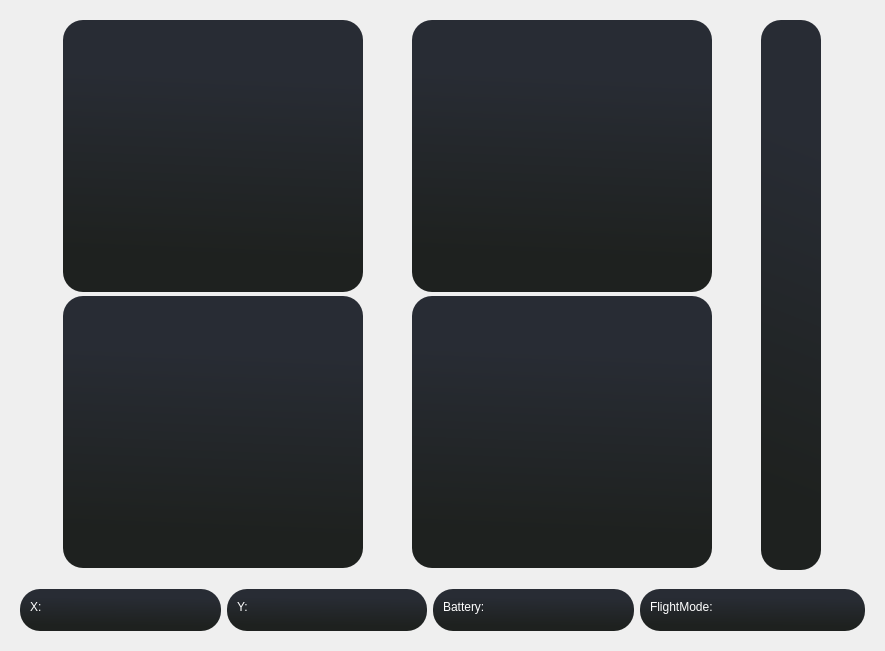
<?xml version="1.0" encoding="UTF-8"?>
<ui version="4.0">
 <class>IndicatorsPage</class>
 <widget class="QWidget" name="IndicatorsPage">
  <property name="geometry">
   <rect>
    <x>0</x>
    <y>0</y>
    <width>885</width>
    <height>651</height>
   </rect>
  </property>
  <property name="minimumSize">
   <size>
    <width>700</width>
    <height>650</height>
   </size>
  </property>
  <property name="windowTitle">
   <string>Form</string>
  </property>
  <property name="styleSheet">
   <string notr="true">QFrame{background-color: qlineargradient(spread:pad, x1:0.5, y1:1, x2:0.542, y2:0.0283636, stop:0.133663 rgba(30, 33, 31, 255), stop:0.816832 rgba(40, 44, 52, 255));
border-radius: 20px;
border: 0px, solid, black;
color: #ffffff;
}
QLabel{background-color: transparent;}</string>
  </property>
  <layout class="QVBoxLayout" name="verticalLayout">
   <item>
    <widget class="QWidget" name="widget" native="true">
     <property name="sizePolicy">
      <sizepolicy hsizetype="Expanding" vsizetype="Expanding">
       <horstretch>0</horstretch>
       <verstretch>0</verstretch>
      </sizepolicy>
     </property>
     <property name="minimumSize">
      <size>
       <width>600</width>
       <height>400</height>
      </size>
     </property>
     <property name="styleSheet">
      <string notr="true"/>
     </property>
     <layout class="QGridLayout" name="gridLayout">
      <item row="1" column="0">
       <widget class="QFrame" name="Direction">
        <property name="sizePolicy">
         <sizepolicy hsizetype="Fixed" vsizetype="Fixed">
          <horstretch>0</horstretch>
          <verstretch>0</verstretch>
         </sizepolicy>
        </property>
        <property name="minimumSize">
         <size>
          <width>272</width>
          <height>272</height>
         </size>
        </property>
        <property name="maximumSize">
         <size>
          <width>300</width>
          <height>16777215</height>
         </size>
        </property>
        <property name="styleSheet">
         <string notr="true"/>
        </property>
        <property name="frameShape">
         <enum>QFrame::StyledPanel</enum>
        </property>
        <property name="frameShadow">
         <enum>QFrame::Raised</enum>
        </property>
        <widget class="QLabel" name="direction_label">
         <property name="geometry">
          <rect>
           <x>20</x>
           <y>8</y>
           <width>256</width>
           <height>256</height>
          </rect>
         </property>
         <property name="sizePolicy">
          <sizepolicy hsizetype="Expanding" vsizetype="Expanding">
           <horstretch>1</horstretch>
           <verstretch>1</verstretch>
          </sizepolicy>
         </property>
         <property name="minimumSize">
          <size>
           <width>256</width>
           <height>256</height>
          </size>
         </property>
         <property name="maximumSize">
          <size>
           <width>16777215</width>
           <height>16777215</height>
          </size>
         </property>
         <property name="sizeIncrement">
          <size>
           <width>1</width>
           <height>1</height>
          </size>
         </property>
         <property name="mouseTracking">
          <bool>false</bool>
         </property>
         <property name="frameShape">
          <enum>QFrame::Box</enum>
         </property>
         <property name="frameShadow">
          <enum>QFrame::Plain</enum>
         </property>
         <property name="midLineWidth">
          <number>0</number>
         </property>
         <property name="text">
          <string/>
         </property>
         <property name="pixmap">
          <pixmap resource="../assets/IndicatorsPNG.qrc">:/meters/Gyrometre.png</pixmap>
         </property>
         <property name="scaledContents">
          <bool>true</bool>
         </property>
         <property name="alignment">
          <set>Qt::AlignCenter</set>
         </property>
         <property name="indent">
          <number>-1</number>
         </property>
        </widget>
        <widget class="QLabel" name="direction_needle">
         <property name="geometry">
          <rect>
           <x>20</x>
           <y>8</y>
           <width>252</width>
           <height>252</height>
          </rect>
         </property>
         <property name="styleSheet">
          <string notr="true">background-color: transparent</string>
         </property>
         <property name="text">
          <string/>
         </property>
         <property name="pixmap">
          <pixmap resource="../assets/IndicatorsPNG.qrc">:/needles/Plane.png</pixmap>
         </property>
         <property name="scaledContents">
          <bool>false</bool>
         </property>
         <property name="alignment">
          <set>Qt::AlignCenter</set>
         </property>
        </widget>
       </widget>
      </item>
      <item row="0" column="0">
       <widget class="QFrame" name="Speedometer">
        <property name="sizePolicy">
         <sizepolicy hsizetype="Preferred" vsizetype="Fixed">
          <horstretch>0</horstretch>
          <verstretch>0</verstretch>
         </sizepolicy>
        </property>
        <property name="minimumSize">
         <size>
          <width>272</width>
          <height>272</height>
         </size>
        </property>
        <property name="maximumSize">
         <size>
          <width>300</width>
          <height>16777215</height>
         </size>
        </property>
        <property name="frameShape">
         <enum>QFrame::StyledPanel</enum>
        </property>
        <property name="frameShadow">
         <enum>QFrame::Raised</enum>
        </property>
        <widget class="QLabel" name="speed_label">
         <property name="geometry">
          <rect>
           <x>20</x>
           <y>8</y>
           <width>256</width>
           <height>256</height>
          </rect>
         </property>
         <property name="sizePolicy">
          <sizepolicy hsizetype="Expanding" vsizetype="Expanding">
           <horstretch>1</horstretch>
           <verstretch>1</verstretch>
          </sizepolicy>
         </property>
         <property name="minimumSize">
          <size>
           <width>256</width>
           <height>256</height>
          </size>
         </property>
         <property name="maximumSize">
          <size>
           <width>16777215</width>
           <height>16777215</height>
          </size>
         </property>
         <property name="sizeIncrement">
          <size>
           <width>1</width>
           <height>1</height>
          </size>
         </property>
         <property name="mouseTracking">
          <bool>false</bool>
         </property>
         <property name="frameShape">
          <enum>QFrame::Box</enum>
         </property>
         <property name="frameShadow">
          <enum>QFrame::Plain</enum>
         </property>
         <property name="midLineWidth">
          <number>0</number>
         </property>
         <property name="text">
          <string/>
         </property>
         <property name="pixmap">
          <pixmap resource="../assets/IndicatorsPNG.qrc">:/meters/Speedometer.png</pixmap>
         </property>
         <property name="scaledContents">
          <bool>true</bool>
         </property>
         <property name="alignment">
          <set>Qt::AlignCenter</set>
         </property>
         <property name="indent">
          <number>-1</number>
         </property>
        </widget>
        <widget class="QLabel" name="speed_needle">
         <property name="geometry">
          <rect>
           <x>20</x>
           <y>8</y>
           <width>256</width>
           <height>256</height>
          </rect>
         </property>
         <property name="styleSheet">
          <string notr="true">background-color: transparent</string>
         </property>
         <property name="text">
          <string/>
         </property>
         <property name="pixmap">
          <pixmap resource="../assets/IndicatorsPNG.qrc">:/needles/needle.png</pixmap>
         </property>
         <property name="scaledContents">
          <bool>false</bool>
         </property>
         <property name="alignment">
          <set>Qt::AlignCenter</set>
         </property>
        </widget>
       </widget>
      </item>
      <item row="1" column="1">
       <widget class="QFrame" name="Vspeedometer">
        <property name="sizePolicy">
         <sizepolicy hsizetype="Preferred" vsizetype="Fixed">
          <horstretch>0</horstretch>
          <verstretch>0</verstretch>
         </sizepolicy>
        </property>
        <property name="minimumSize">
         <size>
          <width>272</width>
          <height>272</height>
         </size>
        </property>
        <property name="maximumSize">
         <size>
          <width>300</width>
          <height>16777215</height>
         </size>
        </property>
        <property name="frameShape">
         <enum>QFrame::StyledPanel</enum>
        </property>
        <property name="frameShadow">
         <enum>QFrame::Raised</enum>
        </property>
        <widget class="QLabel" name="vspeed_label">
         <property name="geometry">
          <rect>
           <x>20</x>
           <y>8</y>
           <width>256</width>
           <height>256</height>
          </rect>
         </property>
         <property name="sizePolicy">
          <sizepolicy hsizetype="Expanding" vsizetype="Expanding">
           <horstretch>1</horstretch>
           <verstretch>1</verstretch>
          </sizepolicy>
         </property>
         <property name="minimumSize">
          <size>
           <width>256</width>
           <height>256</height>
          </size>
         </property>
         <property name="maximumSize">
          <size>
           <width>16777215</width>
           <height>16777215</height>
          </size>
         </property>
         <property name="sizeIncrement">
          <size>
           <width>1</width>
           <height>1</height>
          </size>
         </property>
         <property name="mouseTracking">
          <bool>false</bool>
         </property>
         <property name="frameShape">
          <enum>QFrame::Box</enum>
         </property>
         <property name="frameShadow">
          <enum>QFrame::Plain</enum>
         </property>
         <property name="midLineWidth">
          <number>0</number>
         </property>
         <property name="text">
          <string/>
         </property>
         <property name="pixmap">
          <pixmap resource="../assets/IndicatorsPNG.qrc">:/meters/Vertical_Speed.png</pixmap>
         </property>
         <property name="scaledContents">
          <bool>true</bool>
         </property>
         <property name="alignment">
          <set>Qt::AlignCenter</set>
         </property>
         <property name="indent">
          <number>-1</number>
         </property>
        </widget>
        <widget class="QLabel" name="vspeed_needle">
         <property name="geometry">
          <rect>
           <x>20</x>
           <y>8</y>
           <width>256</width>
           <height>256</height>
          </rect>
         </property>
         <property name="styleSheet">
          <string notr="true">background-color: transparent</string>
         </property>
         <property name="text">
          <string/>
         </property>
         <property name="pixmap">
          <pixmap resource="../assets/IndicatorsPNG.qrc">:/needles/needle.png</pixmap>
         </property>
         <property name="scaledContents">
          <bool>false</bool>
         </property>
         <property name="alignment">
          <set>Qt::AlignCenter</set>
         </property>
        </widget>
       </widget>
      </item>
      <item row="0" column="1">
       <widget class="QFrame" name="Gyrometer">
        <property name="sizePolicy">
         <sizepolicy hsizetype="Preferred" vsizetype="Fixed">
          <horstretch>0</horstretch>
          <verstretch>0</verstretch>
         </sizepolicy>
        </property>
        <property name="minimumSize">
         <size>
          <width>272</width>
          <height>272</height>
         </size>
        </property>
        <property name="maximumSize">
         <size>
          <width>300</width>
          <height>16777215</height>
         </size>
        </property>
        <property name="frameShape">
         <enum>QFrame::StyledPanel</enum>
        </property>
        <property name="frameShadow">
         <enum>QFrame::Raised</enum>
        </property>
        <widget class="QLabel" name="gyro_label">
         <property name="geometry">
          <rect>
           <x>20</x>
           <y>8</y>
           <width>256</width>
           <height>256</height>
          </rect>
         </property>
         <property name="sizePolicy">
          <sizepolicy hsizetype="Expanding" vsizetype="Expanding">
           <horstretch>0</horstretch>
           <verstretch>0</verstretch>
          </sizepolicy>
         </property>
         <property name="minimumSize">
          <size>
           <width>256</width>
           <height>256</height>
          </size>
         </property>
         <property name="maximumSize">
          <size>
           <width>16777215</width>
           <height>16777215</height>
          </size>
         </property>
         <property name="styleSheet">
          <string notr="true"/>
         </property>
         <property name="frameShape">
          <enum>QFrame::NoFrame</enum>
         </property>
         <property name="text">
          <string/>
         </property>
         <property name="pixmap">
          <pixmap resource="../assets/IndicatorsPNG.qrc">:/meters/Gyroscope.png</pixmap>
         </property>
         <property name="scaledContents">
          <bool>true</bool>
         </property>
         <property name="alignment">
          <set>Qt::AlignCenter</set>
         </property>
         <property name="wordWrap">
          <bool>false</bool>
         </property>
         <property name="openExternalLinks">
          <bool>false</bool>
         </property>
        </widget>
        <widget class="QLabel" name="gyro_needle">
         <property name="geometry">
          <rect>
           <x>20</x>
           <y>8</y>
           <width>256</width>
           <height>256</height>
          </rect>
         </property>
         <property name="styleSheet">
          <string notr="true">background-color: transparent</string>
         </property>
         <property name="text">
          <string/>
         </property>
         <property name="pixmap">
          <pixmap resource="../assets/IndicatorsPNG.qrc">:/needles/Needle_gs.png</pixmap>
         </property>
         <property name="scaledContents">
          <bool>false</bool>
         </property>
         <property name="alignment">
          <set>Qt::AlignCenter</set>
         </property>
         <property name="wordWrap">
          <bool>false</bool>
         </property>
         <property name="margin">
          <number>0</number>
         </property>
        </widget>
       </widget>
      </item>
      <item row="0" column="2" rowspan="2">
       <widget class="QFrame" name="Altitude">
        <property name="sizePolicy">
         <sizepolicy hsizetype="Fixed" vsizetype="Fixed">
          <horstretch>0</horstretch>
          <verstretch>0</verstretch>
         </sizepolicy>
        </property>
        <property name="minimumSize">
         <size>
          <width>60</width>
          <height>550</height>
         </size>
        </property>
        <property name="frameShape">
         <enum>QFrame::StyledPanel</enum>
        </property>
        <property name="frameShadow">
         <enum>QFrame::Raised</enum>
        </property>
        <widget class="QLabel" name="altitude_label">
         <property name="geometry">
          <rect>
           <x>5</x>
           <y>24</y>
           <width>50</width>
           <height>501</height>
          </rect>
         </property>
         <property name="sizePolicy">
          <sizepolicy hsizetype="Minimum" vsizetype="Preferred">
           <horstretch>0</horstretch>
           <verstretch>0</verstretch>
          </sizepolicy>
         </property>
         <property name="minimumSize">
          <size>
           <width>50</width>
           <height>400</height>
          </size>
         </property>
         <property name="maximumSize">
          <size>
           <width>16777215</width>
           <height>512</height>
          </size>
         </property>
         <property name="text">
          <string/>
         </property>
         <property name="pixmap">
          <pixmap resource="../assets/IndicatorsPNG.qrc">:/meters/Altitude.png</pixmap>
         </property>
         <property name="scaledContents">
          <bool>true</bool>
         </property>
        </widget>
        <widget class="QLabel" name="altitude_needle">
         <property name="geometry">
          <rect>
           <x>0</x>
           <y>508</y>
           <width>60</width>
           <height>20</height>
          </rect>
         </property>
         <property name="styleSheet">
          <string notr="true">background-color: transparent</string>
         </property>
         <property name="text">
          <string/>
         </property>
         <property name="pixmap">
          <pixmap resource="../assets/IndicatorsPNG.qrc">:/needles/Rectangle.png</pixmap>
         </property>
         <property name="scaledContents">
          <bool>true</bool>
         </property>
        </widget>
       </widget>
      </item>
     </layout>
    </widget>
   </item>
   <item>
    <widget class="QWidget" name="widget_2" native="true">
     <property name="minimumSize">
      <size>
       <width>0</width>
       <height>60</height>
      </size>
     </property>
     <layout class="QHBoxLayout" name="horizontalLayout">
      <item>
       <widget class="QFrame" name="xpos">
        <property name="minimumSize">
         <size>
          <width>0</width>
          <height>0</height>
         </size>
        </property>
        <property name="frameShape">
         <enum>QFrame::StyledPanel</enum>
        </property>
        <property name="frameShadow">
         <enum>QFrame::Raised</enum>
        </property>
        <widget class="QLabel" name="xpos_label">
         <property name="geometry">
          <rect>
           <x>10</x>
           <y>10</y>
           <width>81</width>
           <height>16</height>
          </rect>
         </property>
         <property name="text">
          <string>X:</string>
         </property>
        </widget>
       </widget>
      </item>
      <item>
       <widget class="QFrame" name="ypos">
        <property name="frameShape">
         <enum>QFrame::StyledPanel</enum>
        </property>
        <property name="frameShadow">
         <enum>QFrame::Raised</enum>
        </property>
        <widget class="QLabel" name="ypos_label">
         <property name="geometry">
          <rect>
           <x>10</x>
           <y>10</y>
           <width>81</width>
           <height>16</height>
          </rect>
         </property>
         <property name="text">
          <string>Y:</string>
         </property>
        </widget>
       </widget>
      </item>
      <item>
       <widget class="QFrame" name="battery">
        <property name="frameShape">
         <enum>QFrame::StyledPanel</enum>
        </property>
        <property name="frameShadow">
         <enum>QFrame::Raised</enum>
        </property>
        <widget class="QLabel" name="battery_label">
         <property name="geometry">
          <rect>
           <x>10</x>
           <y>10</y>
           <width>51</width>
           <height>16</height>
          </rect>
         </property>
         <property name="text">
          <string>Battery:</string>
         </property>
        </widget>
       </widget>
      </item>
      <item>
       <widget class="QFrame" name="flightmode">
        <property name="minimumSize">
         <size>
          <width>225</width>
          <height>0</height>
         </size>
        </property>
        <property name="frameShape">
         <enum>QFrame::StyledPanel</enum>
        </property>
        <property name="frameShadow">
         <enum>QFrame::Raised</enum>
        </property>
        <widget class="QLabel" name="flightmode_label">
         <property name="geometry">
          <rect>
           <x>10</x>
           <y>10</y>
           <width>161</width>
           <height>16</height>
          </rect>
         </property>
         <property name="text">
          <string>FlightMode:</string>
         </property>
        </widget>
       </widget>
      </item>
     </layout>
    </widget>
   </item>
  </layout>
 </widget>
 <resources>
  <include location="../assets/IndicatorsPNG.qrc"/>
  <include location="../../../../Users/ahmet/.designer/assets/IndicatorsPNG.qrc"/>
 </resources>
 <connections/>
</ui>
